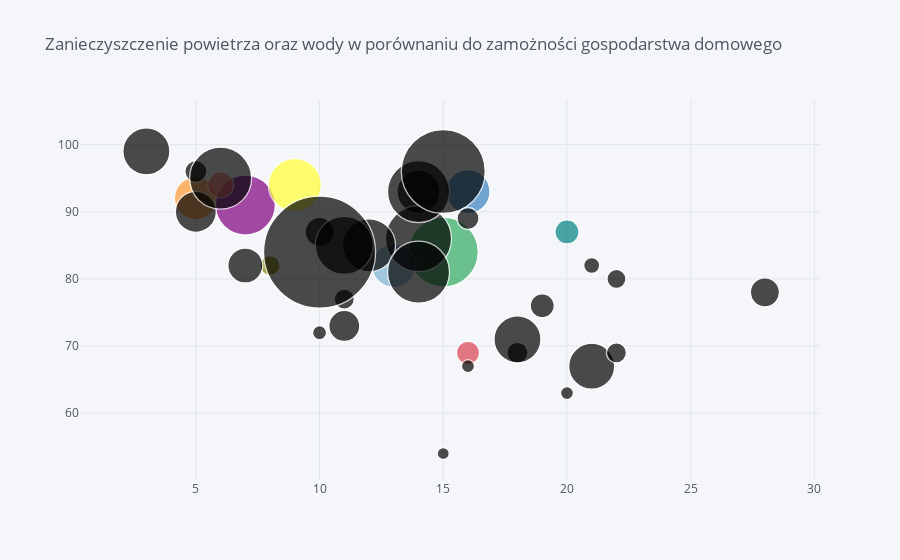

Notebook source saved alongside this figure:
### Code cell
df.iplot(kind = 'bubble', x = 'Air pollution in ugm3', y = 'Water quality as pct', size = 'Household net financial wealth in usd', 
        title = 'Zanieczyszczenie powietrza oraz wody w porównaniu do zamożności gospodarstwa domowego',
        text = 'Country')

### Figure 1 — Plotly figure (JSON) as saved in the notebook; plotly's stock layout.template omitted (floating-point values rounded to 4 significant figures)
{"data": [{"marker": {"color": ["rgb(255, 153, 51)", "rgb(55, 128, 191)", "rgb(50, 171, 96)", "rgb(128, 0, 128)", "rgb(219, 64, 82)", "rgb(0, 128, 128)", "rgb(255, 255, 51)", "rgb(128, 128, 0)", "rgb(251, 128, 114)", "rgb(128, 177, 211)"], "line": {"width": 1.3}, "size": [43, 44, 70, 60, 23, 24, 53, 20, 26, 44, 43, 21, 24, 47, 35, 46, 47, 66, 29, 20, 53, 13, 62, 41, 22, 19, 29, 16, 22, 31, 62, 84, 13, 58, 112, 62, 14, 12, 20], "symbol": "circle"}, "mode": "markers", "text": ["Australia", "Austria", "Belgium", "Canada", "Chile", "Czech Republic", "Denmark", "Estonia", "Finland", "France", "Germany", "Greece", "Hungary", "Iceland", "Ireland", "Israel", "Italy", "Japan", "South Korea", "Latvia", "Luxembourg", "Mexico", "Netherlands", "New Zealand", "Norway", "Poland", "Portugal", "Slovak Republic", "Slovenia", "Spain", "Sweden", "Switzerland", "Turkey", "United Kingdom", "USA", "OECD - Total", "Brazil", "Russia", "South Africa"], "type": "scatter", "x": [5, 16, 15, 7, 16, 20, 9, 8, 6, 13, 14, 18, 19, 3, 7, 21, 18, 14, 28, 11, 12, 16, 14, 5, 5, 22, 10, 21, 16, 11, 6, 15, 20, 11, 10, 14, 10, 15, 22], "y": [92, 93, 84, 91, 69, 87, 94, 82, 94, 82, 93, 69, 76, 99, 82, 67, 71, 86, 78, 77, 85, 67, 93, 90, 96, 80, 87, 82, 89, 73, 95, 96, 63, 85, 84, 81, 72, 54, 69]}], "layout": {"legend": {"bgcolor": "#F5F6F9", "font": {"color": "#4D5663"}}, "paper_bgcolor": "#F5F6F9", "plot_bgcolor": "#F5F6F9", "title": {"font": {"color": "#4D5663"}, "text": "Zanieczyszczenie powietrza oraz wody w porównaniu do zamożności gospodarstwa domowego"}, "xaxis": {"gridcolor": "#E1E5ED", "showgrid": true, "tickfont": {"color": "#4D5663"}, "title": {"font": {"color": "#4D5663"}, "text": ""}, "zerolinecolor": "#E1E5ED"}, "yaxis": {"gridcolor": "#E1E5ED", "showgrid": true, "tickfont": {"color": "#4D5663"}, "title": {"font": {"color": "#4D5663"}, "text": ""}, "zerolinecolor": "#E1E5ED"}}}
